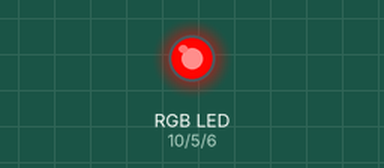
Simulated run of this sketch. Board: Arduino Uno, built with avr-gcc and run on an emulated ATmega328P. Shown: an RGB LED mixed from three pins (HIGH = lit). Dim RGB values are drawn brighter than linear.

Above: at 0.05 s.
At 0.45 s:
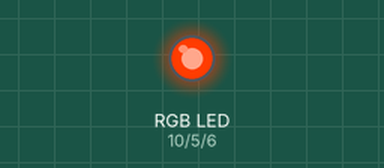
At 0.85 s:
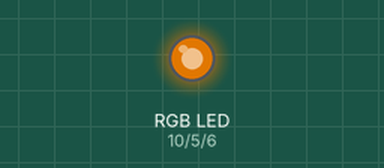
At 1.7 s:
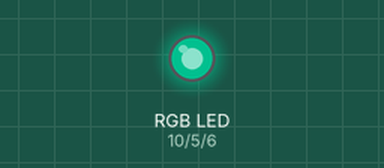
At 2.5 s:
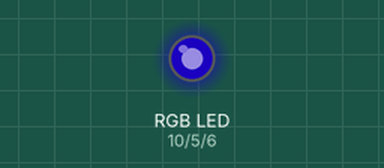
At 3.35 s:
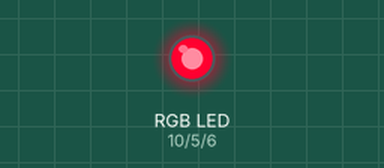
Timing chart, 0 to 8.5 s (numbered marks = the images above):
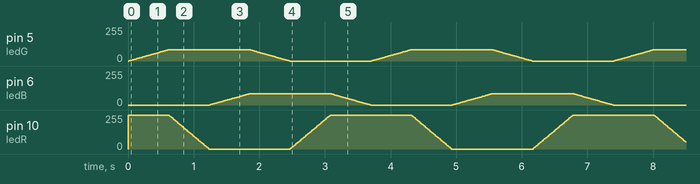

The sketch:

ColorWheel.ino
```cpp
/*
 * Color Wheel LED
 *
 * Loops a RGB LED attached to pins 9,10,11 through
 * all the "exterior" colors of a Color Wheel
 *
 * The RGB LED uses a 3 component (red green blue) model which adds light colors to produce
 * a composite color. But the RGB does not make easy to loop through a more
 * "natural" sequence of colors. The HSV (hue saturation value) model uses a color cylinder
 * in which each color is a point inside the cylinder.
 * The hue is represented by the angle at which the point is, the saturation represents
 * the length (how close to the center the point is) and the value represent the height at
 * which the point is.
 *
 * By cycling the hue value from 0 to 360 degrees, and keeping the saturation and value at 1
 * we can represent all the brightest colors of the wheel, in a nice natural sequence.
 *
 * The algorithm to convert a HSV value to a RGB value is taken from Chris Hulbert's blog (splinter)
 *
 * Created 1 January 2011
 * By Eduardo A. Flores Verduzco
 * http://eduardofv.com
 *
 * References:
 * http://en.wikipedia.org/wiki/HSL_and_HSV
 * http://en.wikipedia.org/wiki/Color_wheel
 * http://splinter.com.au/blog/?p=29
 *
 * http://eduardofv.com/read_post/179-Arduino-RGB-LED-HSV-Color-Wheel-
 */

 byte ledR = 10;
 byte ledG = 5;
 byte ledB = 6;

void setup() {
  //Set the pins to analog output
  pinMode(ledR,OUTPUT);
  pinMode(ledG,OUTPUT);
  pinMode(ledB,OUTPUT);
}

void loop() {
  //The Hue value will vary from 0 to 360, which represents degrees in the color wheel
  for(int hue=0;hue<360;hue++)
  {
    setLedColorHSV(hue,1,1); //We are using Saturation and Value constant at 1
    delay(10); //each color will be shown for 10 milliseconds
  }
}

//Convert a given HSV (Hue Saturation Value) to RGB(Red Green Blue) and set the led to the color
//  h is hue value, integer between 0 and 360
//  s is saturation value, double between 0 and 1
//  v is value, double between 0 and 1
//http://splinter.com.au/blog/?p=29
void setLedColorHSV(int h, double s, double v) {
  //this is the algorithm to convert from RGB to HSV
  double r=0;
  double g=0;
  double b=0;

  double hf=h/60.0;

  int i=(int)floor(h/60.0);
  double f = h/60.0 - i;
  double pv = v * (1 - s);
  double qv = v * (1 - s*f);
  double tv = v * (1 - s * (1 - f));

  switch (i)
  {
  case 0: //rojo dominante
    r = v;
    g = tv;
    b = pv;
    break;
  case 1: //verde
    r = qv;
    g = v;
    b = pv;
    break;
  case 2:
    r = pv;
    g = v;
    b = tv;
    break;
  case 3: //azul
    r = pv;
    g = qv;
    b = v;
    break;
  case 4:
    r = tv;
    g = pv;
    b = v;
    break;
  case 5: //rojo
    r = v;
    g = pv;
    b = qv;
    break;
  }

  //set each component to a integer value between 0 and 255
  int red=constrain((int)255*r,0,255);
  int green=constrain((int)255*g,0,255);
  int blue=constrain((int)255*b,0,255);

  setLedColor(red,green,blue);
}

//Sets the current color for the RGB LED
void setLedColor(int red, int green, int blue) {
  //Note that we are reducing 1/4 the intensity for the green and blue components because
  //  the red one is too dim on my LED. You may want to adjust that.
  analogWrite(ledR,red); //Red pin attached to 9
  analogWrite(ledG,green/3); //Red pin attached to 9
  analogWrite(ledB,blue/3); //Red pin attached to 9
}
```
